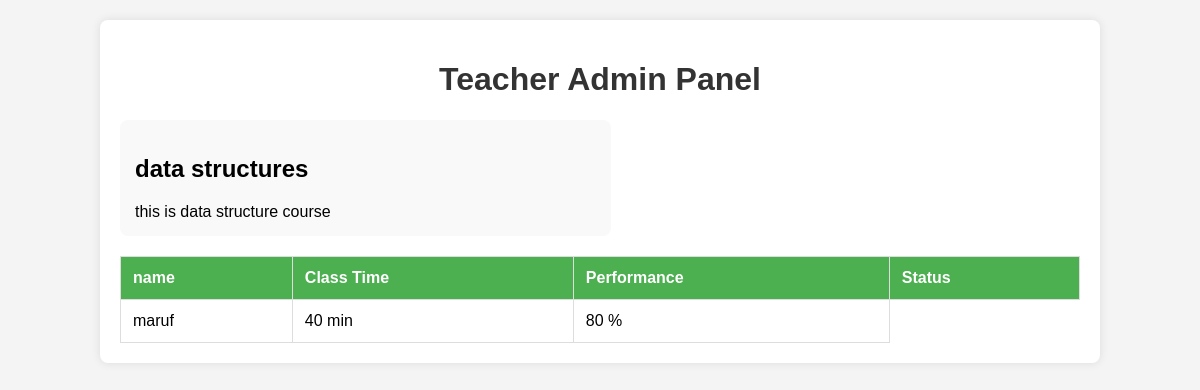
The page /teacherAdminPanel/1/ on the database as committed earlier.
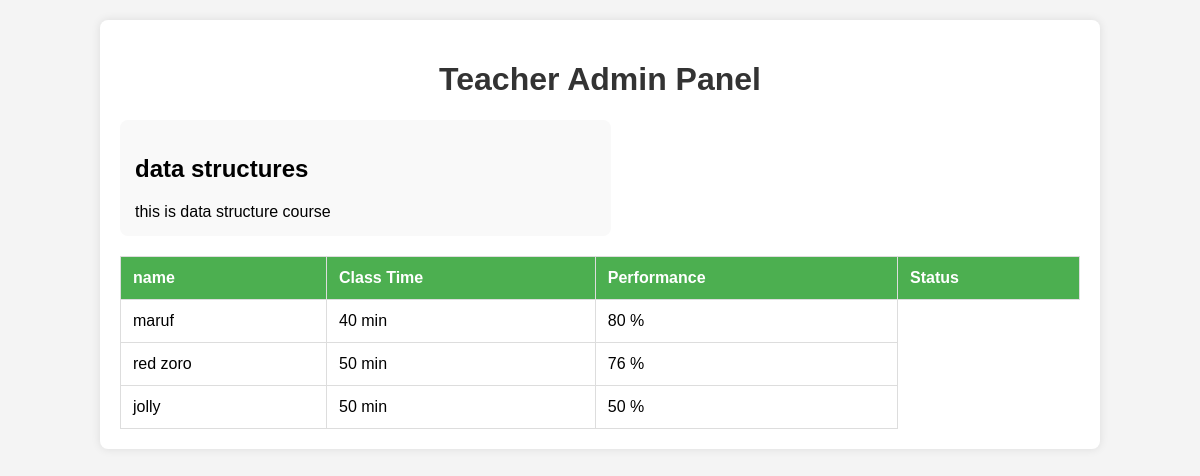
The same page on the database as committed later.
### teacherAdminPanel/models.py (models this page shows, shortened)
class CourseName(models.Model):
    course_id = models.CharField(max_length=10 )
    name = models.CharField(max_length=100)
    description= models.CharField(max_length=300)

class StudentStatus(models.Model):
    course=models.ForeignKey(CourseName,on_delete=models.CASCADE)
    photo=models.ImageField()
    name=models.CharField(max_length=100)
    classTime=models.IntegerField()
    performence=models.IntegerField()
    status=models.BooleanField(default=False)

### teacherAdminPanel/views.py (the view)
# urls.py: path('teacherAdminPanel/<int:courseId>/',panel,name="panel"),
def panel(request,courseId):
    course=CourseName.objects.get(pk=courseId)
    Studentst=StudentStatus.objects.filter(course=course)
    context={'course':course,'students':Studentst}
    return render(request, 'teacherAdminPanel.html',context)

### teacherAdminPanel/templates/teacherAdminPanel.html (shortened to what this page needs)
<!DOCTYPE html>
<html lang="en">
<head>
</head>
<body>
<div class="container">
    <h1>Teacher Admin Panel</h1>
    <div class="subject-container">
        <div class="subject">
            <h2>{{ course.name }} </h2>
            <div>
                {{ course.description }}
            </div>
        </div>
    </div>
    <table>
        <tr>
            <th>name</th>
            <th>Class Time</th>
            <th>Performance</th>
            <th>Status</th>
        </tr>
        {% for student in students  %}
        <tr>
            <td> {{ student.name }} </td>
            <td> {{ student.classTime }} min </td>
            <td> {{ student.performence }} % </td>
        </tr>
        {% endfor %}
    </table>
</div>
</body>
</html>

### teacherAdminPanel/templates/teacherAdminPanel.html (style rules this page uses)
body { font-family: 'Arial', sans-serif; background-color: #f4f4f4; margin: 0; padding: 0; }
.container { width: 80%; margin: 20px auto; background-color: #fff; box-shadow: 0 0 10px rgba(0, 0, 0, 0.1); padding: 20px; border-radius: 8px; }
h1 { text-align: center; color: #333; }
.subject-container { display: flex; justify-content: space-between; margin-bottom: 20px; }
.subject { width: 48%; background-color: #f9f9f9; padding: 15px; border-radius: 8px; }
table { width: 100%; border-collapse: collapse; margin-top: 20px; }
th, td { padding: 12px; border: 1px solid #ddd; text-align: left; }
th { background-color: #4caf50; color: #fff; }

Rows that differ between the two databases and show on the page:
added StudentStatus: name "red zoro", classTime "50", performence "76"
added StudentStatus: name "jolly", classTime "50", performence "50"
